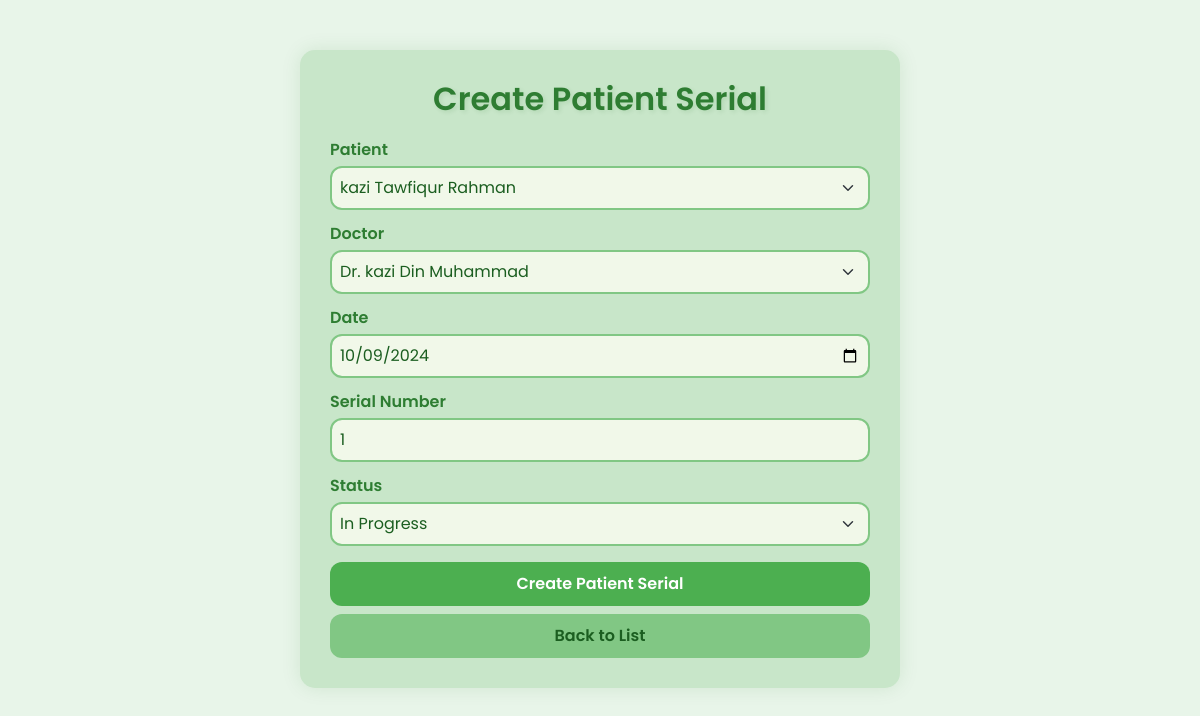
The page /patient-serials/1/edit/ on the database its author committed.
### hospital/models.py (models this page shows, shortened)
class PatientSerial(models.Model):
    STATUS_CHOICES = [
        ('waiting', 'Waiting'),
        ('in_progress', 'In Progress'),
        ('completed', 'Completed'),
        ('cancelled', 'Cancelled'),
    ]
    patient = models.ForeignKey('Patient', on_delete=models.CASCADE,
                                blank=True, null=True)
    doctor = models.ForeignKey('Doctor', on_delete=models.CASCADE,
                                blank=True, null=True)
    date = models.DateField(default=timezone.now)
    serial_number = models.PositiveIntegerField()
    status = models.CharField(max_length=20, choices=STATUS_CHOICES,
                              default='waiting')
    created_at = models.DateTimeField(auto_now_add=True)
    class Meta:
        ordering = ['date', 'serial_number']
        constraints = [
            models.UniqueConstraint(
                fields=['doctor', 'date', 'serial_number'],
                name='unique_doctor_date_serial'
            )
        ]

### hospital/views.py (the view)
# urls.py: path('patient-serials/<int:pk>/edit/', views.edit_patient_serial, name='edit_patient_serial'),
def edit_patient_serial(request, pk):
    serial = get_object_or_404(PatientSerial, pk=pk)
    if request.method == 'POST':
        form = PatientSerialForm(request.POST, instance=serial)
        if form.is_valid():
            form.save()
            return redirect('patient_serial_list')
    else:
        form = PatientSerialForm(instance=serial)
    return render(request, 'hospital/patient_serial_form.html', {'form': form})

### hospital/forms.py
class PatientSerialForm(forms.ModelForm):
    class Meta:
        model = PatientSerial
        fields = ['patient', 'doctor', 'date', 'serial_number', 'status']
        widgets = {
            'patient': forms.Select(attrs={'class': 'form-select'}),
            'doctor': forms.Select(attrs={'class': 'form-select'}),
            'date': forms.DateInput(attrs={'type': 'date', 'class': 'form-control'}),
            'serial_number': forms.NumberInput(attrs={'class': 'form-control'}),
            'status': forms.Select(attrs={'class': 'form-select'}),
        }

### hospital/models.py (called while the page is built)
    def __str__(self):
        return self.name

    def __str__(self):
        return f"Dr. {self.name}"

### hospital/templates/hospital/patient_serial_form.html (shortened to what this page needs)
{% load custom_filters %}
<!DOCTYPE html>
<html lang="en">
<head>
    <link href="https://cdn.jsdelivr.net/npm/bootstrap@5.1.3/dist/css/bootstrap.min.css" rel="stylesheet">
</head>
<body>
    <div class="container">
        <h2>Create Patient Serial</h2>
        <form method="post" class="needs-validation" novalidate>
            <div class="form-group">
                <label for="patient" class="form-label">Patient</label>
                {{ form.patient }}
            </div>
            <div class="form-group">
                <label for="doctor" class="form-label">Doctor</label>
                {{ form.doctor }}
            </div>
            <div class="form-group">
                <label for="date" class="form-label">Date</label>
                {{ form.date }}
            </div>
            <div class="form-group">
                <label for="serial_number" class="form-label">Serial Number</label>
                {{ form.serial_number }}
            </div>
            <div class="form-group">
                <label for="status" class="form-label">Status</label>
                {{ form.status }}
            </div>
            <div class="d-grid gap-2 mt-3">
                <button type="submit" class="btn btn-primary">Create Patient Serial</button>
                <a href="{% url 'patient_serial_list' %}" class="btn btn-secondary">Back to List</a>
            </div>
        </form>
    </div>
</body>
</html>

### hospital/templates/hospital/patient_serial_form.html (style rules this page uses)
body { font-family: 'Poppins', sans-serif; background-color: #e8f5e9; color: #1b5e20; }
.container { background-color: #c8e6c9; border-radius: 15px; box-shadow: 0 0 20px rgba(0, 100, 0, 0.1); padding: 30px; margin-top: 50px; max-width: 600px; }
h2 { color: #2e7d32; font-weight: 600; text-align: center; margin-bottom: 20px; text-shadow: 2px 2px 4px rgba(0, 100, 0, 0.1); }
.form-label { font-weight: 600; color: #2e7d32; margin-bottom: 4px; }
.form-control, .form-select { border: 2px solid #81c784; border-radius: 12px; padding: 8px; transition: all 0.3s ease; background-color: #f1f8e9; color: #1b5e20; font-size: 16px; width: 100%; }
.btn-primary { background-color: #4caf50; border: none; padding: 10px 20px; font-weight: 600; transition: all 0.3s ease; border-radius: 12px; font-size: 16px; }
.btn-secondary { background-color: #81c784; border: none; padding: 10px 20px; font-weight: 600; transition: all 0.3s ease; color: #1b5e20; border-radius: 12px; font-size: 16px; }
.form-group { margin-bottom: 12px; }

### rows shown on the page
PatientSerial: patient "kazi Tawfiqur Rahman", doctor "Dr. kazi Din Muhammad", date "10/09/2024", serial_number "1", status "In Progress"
